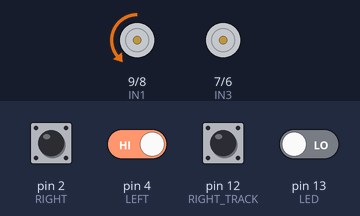
Bench run of a sketch on a simulated Arduino Uno, built with avr-gcc and run on an emulated ATmega328P. Parts: motor-driver pin pairs drawn as motors (green arrow = first pin HIGH = forward, orange = second pin HIGH = backward, longer = more drive, scaled by the enable pin). The inputs (shaded band) are chosen by the test bench; at power-on: pin 2 (RIGHT), pin 4 (LEFT), pin 12 (RIGHT_TRACK) HIGH, pin 13 (LED) LOW.

Above: at 1.2 s.
1.3 s: pin 2 (RIGHT) pulled LOW for 0.15 s
At 1.37 s:
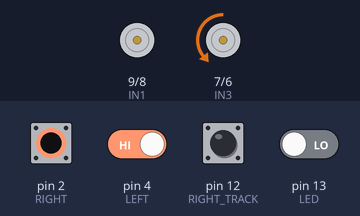
2.9 s: pin 12 (RIGHT_TRACK) pulled LOW for 1 s
At 4.6 s:
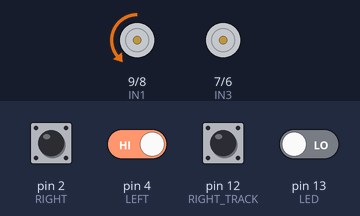
5.4 s: pin 13 (LED) driven HIGH
At 5.7 s:
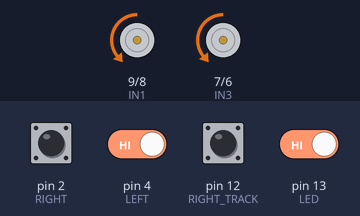
6.9 s: pin 13 (LED) driven LOW
At 8.0 s:
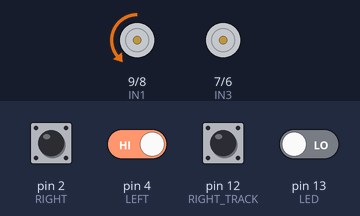
8.4 s: pin 2 (RIGHT) driven LOW and pin 4 (LEFT) driven LOW
At 9.2 s:
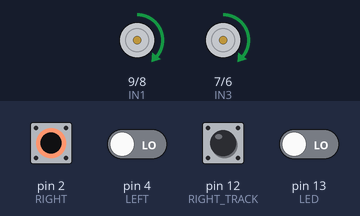
Timing chart, 0 to 10.9 s (numbered marks = the images above; inputs shaded):
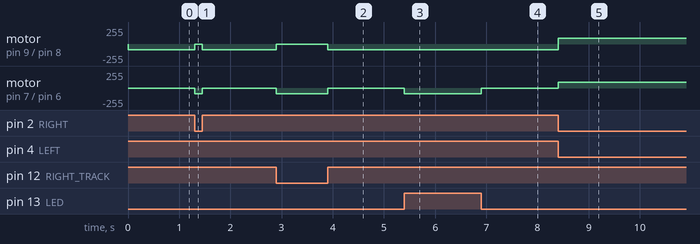

The sketch:

LineTrack2.ino
```cpp
/*
  Robot Car Motor Test
*/

#define LED LED_BUILTIN

// IR proximity sensors (active low)
#define LEFT  4
#define RIGHT 2

#define FOLLOW_BLACK  0
#define FOLLOW_WHITE  1
#define FOLLOW_SAME 2
#define FOLLOW_NONE 3

#define FOLLOW_MODE FOLLOW_BLACK

#define LEFT_TRACK  13
#define RIGHT_TRACK 12

#define MAX_RETRY 4 // course corrections till we give up

// L298N motor controller
#define ENA 10  // left motor
#define IN1 9
#define IN2 8
#define ENB 5 // right motor
#define IN3 7
#define IN4 6

#define FASTEST  255
#define FAST  254
#define SLOW  (FAST/2)
#define SLOWER  (FAST/3)
#define STOP  0
#define DEFAULT_SPEED SLOWER

#define DIR_STOP  0
#define DIR_FORWARD  1
#define DIR_LEFT  2
#define DIR_RIGHT 3
#define DIR_BACK  4
#define DIR_CW  5
#define DIR_CCW 6

// the setup function runs once when you press reset or power the board
void setup() {
  // initialize digital pin LED_BUILTIN as an output.
  pinMode(LED, OUTPUT);

  pinMode(LEFT, INPUT);
  pinMode(RIGHT, INPUT);

  pinMode(LEFT_TRACK, INPUT);
  pinMode(RIGHT_TRACK, INPUT);

  pinMode(ENA, OUTPUT);
  pinMode(IN1, OUTPUT);
  pinMode(IN2, OUTPUT);

  pinMode(ENB, OUTPUT);
  pinMode(IN3, OUTPUT);
  pinMode(IN4, OUTPUT);
}

void runMotors(int dir, int spd) {
  switch (dir) {
    case DIR_BACK:
     digitalWrite(IN1, HIGH);
     digitalWrite(IN2, LOW);
     digitalWrite(IN3, HIGH);
     digitalWrite(IN4, LOW);
     break;
    case DIR_FORWARD:
     digitalWrite(IN1, LOW);
     digitalWrite(IN2, HIGH);
     digitalWrite(IN3, LOW);
     digitalWrite(IN4, HIGH);
     break;
    case DIR_CW:
     digitalWrite(IN1, LOW);
     digitalWrite(IN2, HIGH);
     digitalWrite(IN3, HIGH);
     digitalWrite(IN4, LOW);
     break;
    case DIR_RIGHT:
      digitalWrite(IN1, LOW);
      digitalWrite(IN2, HIGH);
      digitalWrite(IN3, LOW);
      digitalWrite(IN4, LOW);
      break;
    case DIR_CCW:
     digitalWrite(IN1, HIGH);
     digitalWrite(IN2, LOW);
     digitalWrite(IN3, LOW);
     digitalWrite(IN4, HIGH);
     break;
    case DIR_LEFT:
      digitalWrite(IN1, LOW);
      digitalWrite(IN2, LOW);
      digitalWrite(IN3, LOW);
      digitalWrite(IN4, HIGH);
      break;
    case DIR_STOP:
     digitalWrite(IN1, LOW);
     digitalWrite(IN2, LOW);
     digitalWrite(IN3, LOW);
     digitalWrite(IN4, LOW);
     break;
  }
  if (spd == FASTEST) {
    digitalWrite(ENA, HIGH);
    digitalWrite(ENB, HIGH);
  }
  else {
    analogWrite(ENB, spd);
    analogWrite(ENA, spd);
  }
}

// the loop function runs over and over again forever
void loop() {
  static int last_dir = DIR_STOP;
  static int retry = 0;
  int dir;

  // proximity sensors are LOW when triggered

  bool right = !digitalRead(RIGHT);
  bool left = !digitalRead(LEFT);
  bool left_track = !digitalRead(LEFT_TRACK);
  bool right_track = !digitalRead(RIGHT_TRACK);


  if (left && right) dir = DIR_BACK;  // both sensors triggered
  else if (left) dir = DIR_RIGHT;
  else if (right) dir = DIR_LEFT;
  else {
    // nothing is blocking the front, check the line
    switch (FOLLOW_MODE) {
      case FOLLOW_BLACK:
        if (left_track == right_track) {
          if (!left_track) dir = DIR_FORWARD; // neither triggered == on course
          else dir = DIR_STOP;  // both triggered, we're way off track
        }
        else if (left_track) dir = DIR_RIGHT;
        else dir = DIR_LEFT;
        break;
      case FOLLOW_WHITE:
        if (left_track == right_track) {
          if (left_track) dir = DIR_FORWARD; // both triggered == on course
          else dir = DIR_STOP;  // neither triggered, we're way off track
        }
        else if (left_track) dir = DIR_LEFT;
        else dir = DIR_RIGHT;
        break;
      case FOLLOW_SAME:
        if (left_track == right_track) dir = DIR_FORWARD; // same == on course
        else if (left_track) dir = DIR_RIGHT; // TODO: random left or right move?
        else dir = DIR_LEFT;
        break;
      case FOLLOW_NONE:
      default:
        dir = DIR_STOP;
    }
  }
  if (dir == DIR_STOP) {
    digitalWrite(LED, HIGH); // signal that we're lost
    dir = last_dir; // let's try the previous maneuver one more time
  }
  else digitalWrite(LED, LOW);
  runMotors(dir, DEFAULT_SPEED);
  last_dir = dir; // remember our last maneuver for next time in case we get really lost
}
```

Measured:
- after the input at 1.3 s, motor on pin 9 (IN1) / pin 8 (IN2): backward 84/255 → stopped at once, → backward 84/255 0.15 s later; motor on pin 7 (IN3) / pin 6 (IN4): stopped → backward 84/255 at once, → stopped 0.15 s later
- after the input at 2.9 s, motor on pin 9 (IN1) / pin 8 (IN2): backward 84/255 → stopped at once, → backward 84/255 1.0 s later; motor on pin 7 (IN3) / pin 6 (IN4): stopped → backward 84/255 at once, → stopped 1.0 s later
- after the input at 5.4 s, motor on pin 7 (IN3) / pin 6 (IN4): stopped → backward 84/255 at once
- after the input at 6.9 s, motor on pin 7 (IN3) / pin 6 (IN4): backward 84/255 → stopped at once
- after the input at 8.4 s, motor on pin 9 (IN1) / pin 8 (IN2): backward 84/255 → forward 84/255 at once; motor on pin 7 (IN3) / pin 6 (IN4): stopped → forward 84/255 at once
